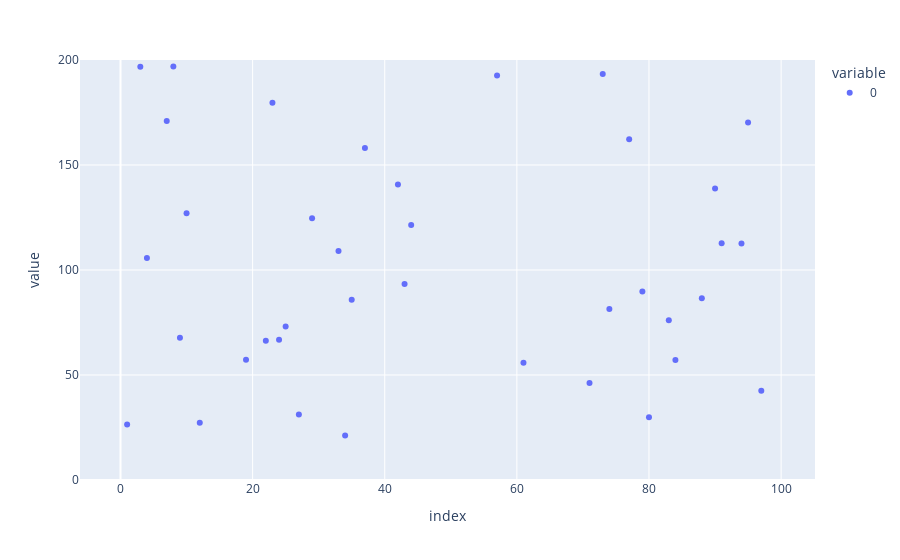

Notebook code for this chart:
### Code cell
batch_size = 20_000
estimated_average_count = 1
sensitivity = 5
true_query_result = 100

expected_result = estimated_average_count * batch_size

# The Turbo formula is implicitly assuming the average will be 1. 
# That can be a huge overestimation, if the true result happens to be low.
print(f"Expected result (prior): {expected_result}, true query result: {true_query_result}")

epsilon = get_epsilon_for_high_probability_relative_error_wrt_prior(
    sensitivity=sensitivity,
    expected_result=expected_result,
    relative_error=0.05,
    failure_probability=0.01
)

n_repetitions = 100
repeated_noisy_results = true_query_result*np.ones(n_repetitions) + np.random.laplace(scale=sensitivity / epsilon, size=n_repetitions)
px.scatter(repeated_noisy_results, range_y=[0,200])

### Figure 1 — Plotly figure (JSON) as saved in the notebook; plotly's stock layout.template omitted (floating-point values rounded to 4 significant figures)
{"data": [{"hovertemplate": "variable=0<br>index=%{x}<br>value=%{y}<extra></extra>", "legendgroup": "0", "marker": {"color": "#636efa", "symbol": "circle"}, "mode": "markers", "name": "0", "orientation": "v", "showlegend": true, "type": "scatter", "x": [0, 1, 2, 3, 4, 5, 6, 7, 8, 9, 10, 11, 12, 13, 14, 15, 16, 17, 18, 19, 20, 21, 22, 23, 24, 25, 26, 27, 28, 29, 30, 31, 32, 33, 34, 35, 36, 37, 38, 39, 40, 41, 42, 43, 44, 45, 46, 47, 48, 49, 50, 51, 52, 53, 54, 55, 56, 57, 58, 59, 60, 61, 62, 63, 64, 65, 66, 67, 68, 69, 70, 71, 72, 73, 74, 75, 76, 77, 78, 79, 80, 81, 82, 83, 84, 85, 86, 87, 88, 89, 90, 91, 92, 93, 94, 95, 96, 97, 98, 99], "xaxis": "x", "y": [306.0, 26.42, -286.9, 196.8, 105.7, 368.5, -439.6, 171.0, 196.9, 67.74, 127.1, 660.0, 27.21, 375.7, 612.5, 926.0, -511.3, 576.7, -105.7, 57.29, -662.0, 284.8, 66.31, 179.7, 66.78, 73.15, -18.83, 31.2, -92.67, 124.7, -249.5, 390.1, 236.8, 109.0, 21.23, 85.86, -80.81, 158.1, 205.6, 212.5, 488.9, 1248.0, 140.7, 93.28, 121.4, -581.4, 905.2, -156.5, 269.0, 236.6, -386.0, 649.5, 207.2, 299.0, 324.9, 412.0, 240.0, 192.6, 559.3, -20.81, 442.4, 55.86, 351.1, 566.1, 637.7, 486.5, 327.9, -1.649, 231.7, -84.69, -22.57, 46.2, 446.2, 193.3, 81.49, 804.0, -239.5, 162.3, 237.3, 89.71, 29.85, 245.5, 237.5, 76.04, 57.14, -315.3, 844.9, -6.528, 86.57, -30.3, 138.8, 112.8, 380.0, 349.4, 112.6, 170.2, -493.8, 42.52, 387.6, -40.78], "yaxis": "y"}], "layout": {"legend": {"title": {"text": "variable"}, "tracegroupgap": 0}, "margin": {"t": 60}, "xaxis": {"anchor": "y", "domain": [0, 1], "title": {"text": "index"}}, "yaxis": {"anchor": "x", "domain": [0, 1], "range": [0, 200], "title": {"text": "value"}}}}
